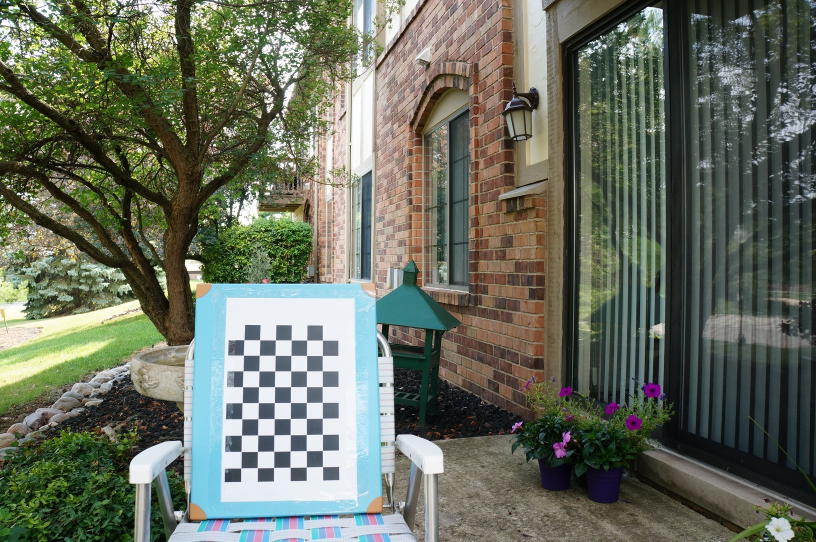
#> input picture stereoCalibrate2/DSC01986.JPG, 2448 x 1624 px (shown at 1/3 size); its folder holds 4 pictures in this run
$ python stereoCalibration.py   (Python 2 division)
#> lines starting #> are read from the running program, lines starting #| are printed output that depends on the picture; long printed decimals are rounded
import numpy as np
import cv2
import os
from glob import glob

M = np.array( [[  1.92949648e+03,   0.00000000e+00,   1.20508238e+03],
 [  0.00000000e+00,   1.92774278e+03,   7.79828847e+02],
 [  0.00000000e+00,   0.00000000e+00,   1.00000000e+00]])

dis = np.array([[-0.18403257,  0.04334305, -0.00142467, -0.00183455,  0.32721892]])

def readImages(image_dir):
    """ This function reads in input images from a image directory

    Note: This is implemented for you since its not really relevant to
    computational photography (+ time constraints).

    Args:
        image_dir (str): The image directory to get images from.

    Returns:
        images(list): List of images in image_dir. Each image in the list is of
                      type numpy.ndarray.

    """
#> called with image_dir = 'stereoCalibrate2'
    extensions = ['bmp', 'pbm', 'pgm', 'ppm', 'sr', 'ras', 'jpeg',
                  'jpg', 'jpe', 'jp2', 'tiff', 'tif', 'png']

    search_paths = [os.path.join(image_dir, '*.' + ext) for ext in extensions]
    image_files = sorted(reduce(list.__add__, map(glob, search_paths)))
    images = [cv2.imread(f, cv2.IMREAD_UNCHANGED | cv2.IMREAD_COLOR)
              for f in image_files]
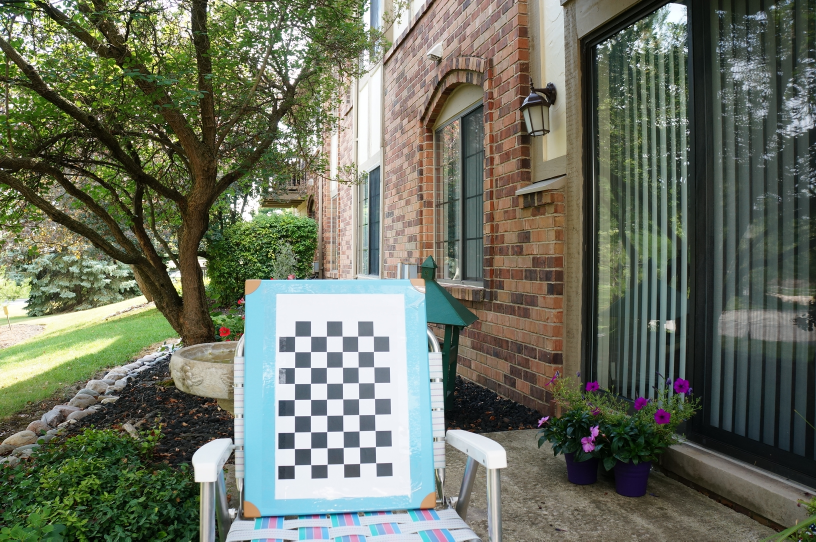
#> input picture stereoCalibrate2/DSC01987.JPG, 2448 x 1624 px (shown at 1/3 size)
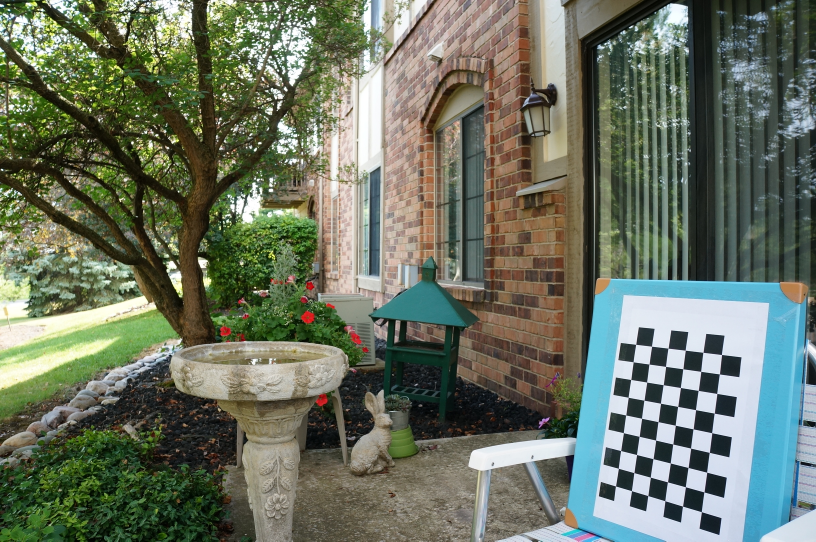
#> input picture stereoCalibrate2/DSC01988.JPG, 2448 x 1624 px (shown at 1/3 size)
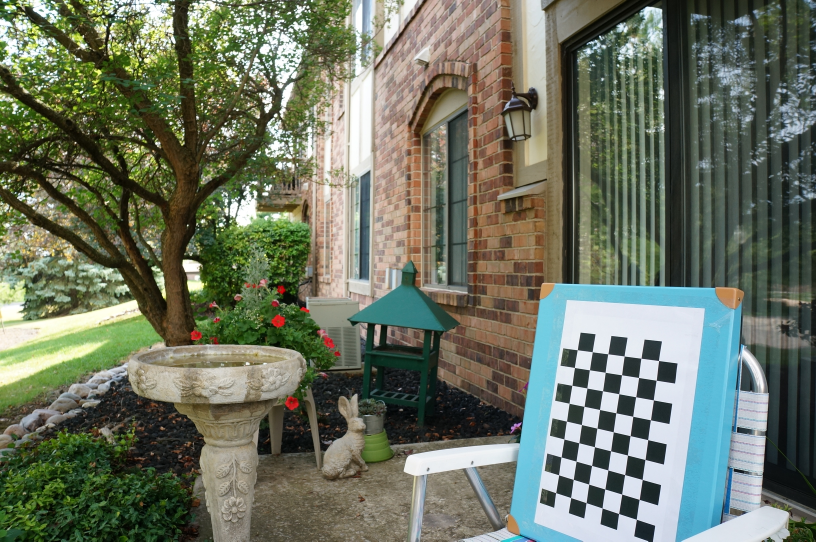
#> input picture stereoCalibrate2/DSC01989.JPG, 2448 x 1624 px (shown at 1/3 size)
#> images = 4 items

    return images


criteria = (cv2.TERM_CRITERIA_EPS + cv2.TERM_CRITERIA_MAX_ITER, 30, 0.001)

objp = np.zeros((6*9,3), np.float32)
objp[:,:2] = np.mgrid[0:9,0:6].T.reshape(-1,2)

objpoints = [] # 3d point in real world space
imgpoints0 = [] # 2d points in image plane.
imgpoints1 = [] # 2d points in image plane.
imgpoints = [imgpoints0, imgpoints1]
images = readImages("stereoCalibrate2")
#> images = 4 items


i=0
track = 1
cur = 1

for img in images:
    curImgpoints = imgpoints[cur]
    gray = cv2.cvtColor(img,cv2.COLOR_BGR2GRAY)
# Find the chess board corners
    ret, corners = cv2.findChessboardCorners(gray, (9,6),None)
# If found, add object points, image points (after refining them)
    print ret
    if ret == True:
        corners = cv2.cornerSubPix(gray,corners,(11,11),(-1,-1),criteria)
        curImgpoints.append(corners)

        cv2.drawChessboardCorners(img, (9,6), corners,ret)
        cv2.imwrite('steCalimg'+ str(i) + " " + str(cur)+".jpg",img)

        i+=1
    track = (track + 1) % 2
    if track == 0:
        cur = 1 - cur
        objpoints.append(objp)
#> this loop made 4 passes
#> (track, cur) on passes 1, 3: (0, 0), (0, 1)
#> track on passes 2, 4: 1, 1
#| True
#| True
#| True
#| True
#> pass 1, `gray = cv2.cvtColor(img,cv2.COLOR_BGR2GRAY)`:
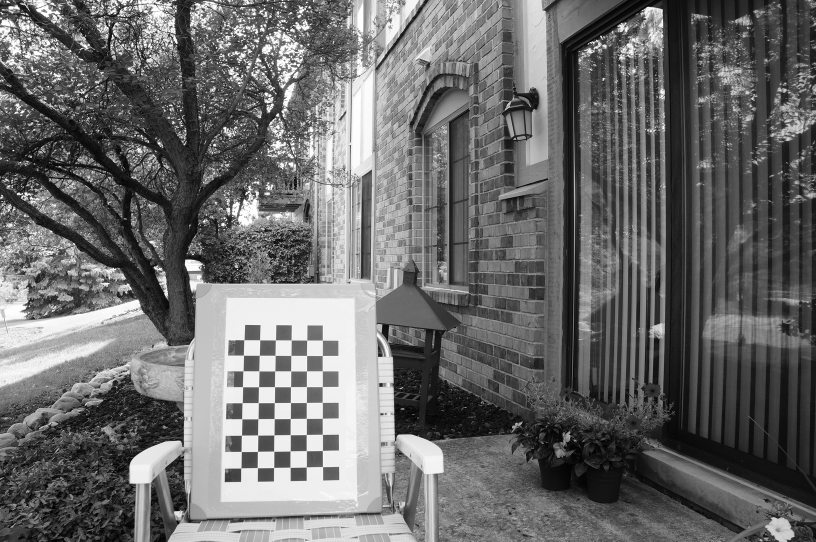
#> gray: shape (1624, 2448) (shown at 1/3 size); min 0, max 255, mean 106
#> pass 1, `cv2.imwrite('steCalimg'+ str(i) + " " + str(cur)+".jpg",img)`:
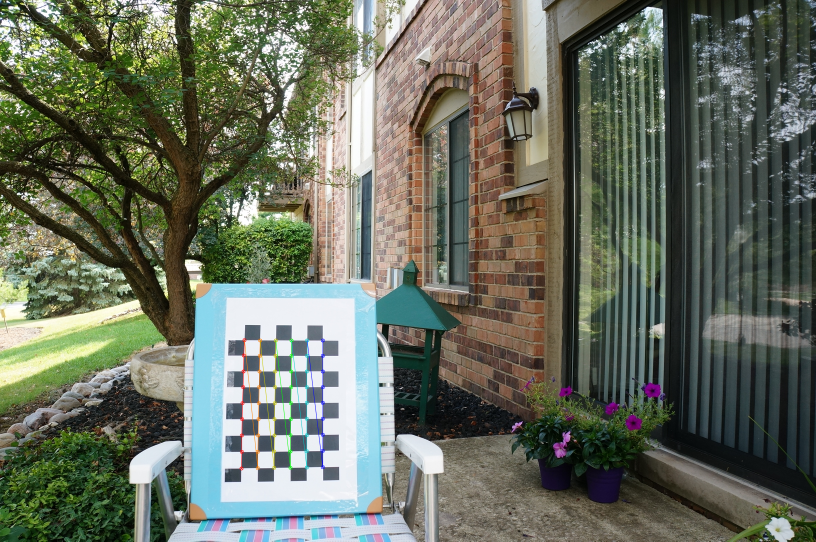
#> saved as steCalimg0 1.jpg: shape (1624, 2448, 3) (shown at 1/3 size); mean B, G, R 94.6, 109.5, 103.3
#> pass 2, `gray = cv2.cvtColor(img,cv2.COLOR_BGR2GRAY)`:
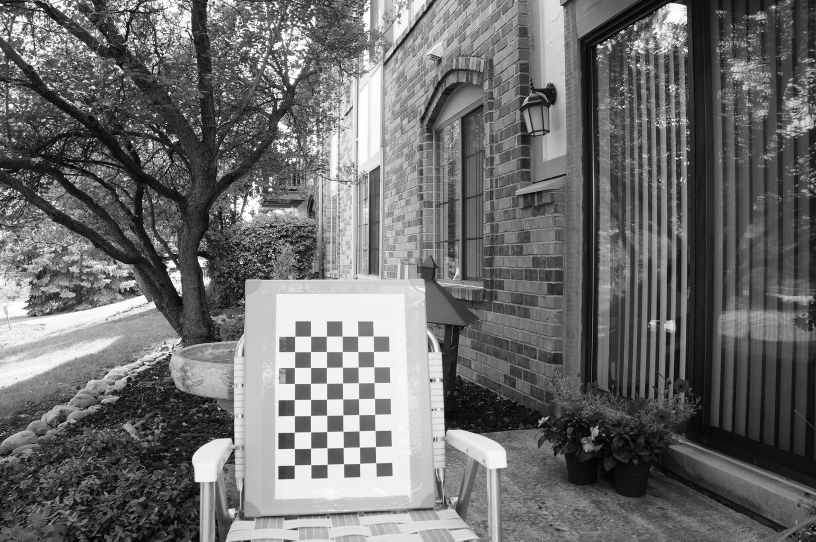
#> gray: shape (1624, 2448) (shown at 1/3 size); min 0, max 255, mean 108.9
#> after the loop:
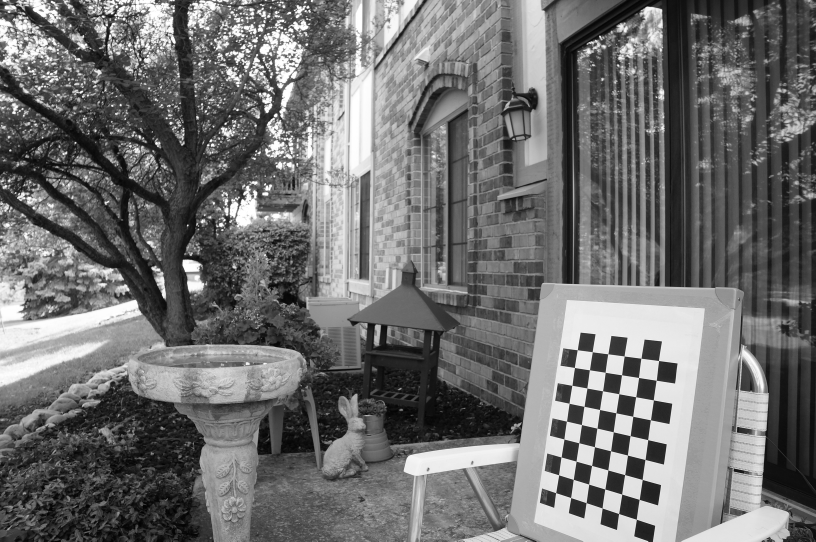
#> gray: shape (1624, 2448) (shown at 1/3 size); min 0, max 255, mean 110.8
#> after the loop, cur = 1; i = 4; objpoints = 2 items; track = 1
print len(objpoints), len(imgpoints0), len(imgpoints1)
#| 2 2 2
print gray.shape[::-1]
#| (2448, 1624)

retval, cameraMatrix1, distCoeffs1, cameraMatrix2, distCoeffs2, R, T, E, F = cv2.stereoCalibrate(objpoints, imgpoints0, imgpoints1, M, dis, M, dis, gray.shape[::-1])
#> retval = 1.13; cameraMatrix1 = [[1929.5, 0, 1205.1], [0, 1927.7, 779.8], [0, 0, 1]]; distCoeffs1 = [[-0.184, 0.0433, -0.00142, -0.00183, 0.327]]; cameraMatrix2 has the same summary as cameraMatrix1; distCoeffs2 = [[-0.184, 0.0433, -0.00142, -0.00183, 0.327]]; R = [[1, 0.00342, 0.0203], [-0.00351, 1, 0.00402], [-0.0203, -0.00409, 1]]; T = [-4.17, 0.123, 0.0936]; E = [[-0.00216, -0.0941, 0.122], [0.00889, -0.0167, 4.17], [-0.108, -4.17, -0.0192]]; F = [[1.09e-08, 4.73e-07, -0.00157], [-4.47e-08, 8.41e-08, -0.0404], [0.00107, 0.0398, 1]]
print retval
#| 1.130
print R
#| [[ 0.9998   0.003424   0.02034]
#|  [-0.003506  1  0.004017]
#|  [-0.02033 -0.004088  0.9998  ]]
print T
#| [[-4.166 ]
#|  [ 0.1226]
#|  [ 0.09359]]
print E
#| [[-2.16433791e-03 -9.40922665e-02  1.22208514e-01]
#|  [ 8.88692126e-03 -1.67091423e-02  4.16684755e+00]
#|  [-1.07977997e-01 -4.16619989e+00 -1.92302399e-02]]
print F
#| [[ 1.08691981e-08  4.72956580e-07 -1.56610393e-03]
#|  [-4.46702800e-08  8.40652298e-08 -4.04245254e-02]
#|  [ 1.06802598e-03  3.97710107e-02  1.00000000e+00]]
